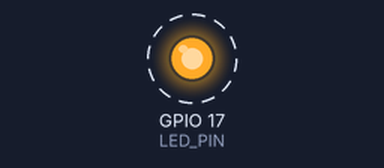
The program below on a simulated Raspberry Pi (BCM pin numbers). Shown: output pins drawn as LEDs (lit = HIGH). Dashed ring = blinking. What the program prints to the terminal is not drawn.

Above: at 0.5 s.
Timing chart, 0 to 4.6 s (numbered marks = the images above):
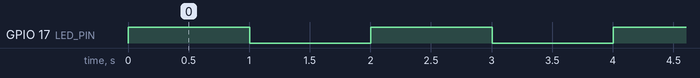

Measured:
- by itself, GPIO 17 (LED_PIN): alternates HIGH for 1.0 s and LOW for 1.0 s

The program:

gpio_led_blink_rpigpio.py
```python
#!/usr/bin/env python3
"""
LED点滅プログラム（RPi.GPIO版）
Raspberry Pi上で動作します

接続方法:
  GPIO17 ---[330Ω抵抗]--- LED(+) --- LED(-) --- GND

使用方法:
  python3 gpio_led_blink_rpigpio.py

注意:
  RPi.GPIOは古い方法ですが、最も互換性が高いです。
  Bullseye以降では gpiozero または lgpio の使用を推奨します。
"""

import RPi.GPIO as GPIO
import time
import sys

# 使用するGPIOピン番号
LED_PIN = 17

# 点滅間隔（秒）
BLINK_INTERVAL = 1.0

def main():
    """メイン処理"""
    print("=" * 60)
    print("LED点滅プログラム（RPi.GPIO版）")
    print("=" * 60)
    print(f"GPIO{LED_PIN}を使用します")
    print(f"点滅間隔: {BLINK_INTERVAL}秒")
    print("Ctrl+C で終了します\n")

    try:
        # GPIO番号の指定方法を設定（BCM番号で指定）
        GPIO.setmode(GPIO.BCM)

        # 警告を非表示（既に使用中の警告を抑制）
        GPIO.setwarnings(False)

        # GPIOピンを出力に設定
        GPIO.setup(LED_PIN, GPIO.OUT)

        print("LEDが点滅を始めます...\n")

        # 無限ループで点滅
        count = 0
        while True:
            count += 1

            # LED ON
            GPIO.output(LED_PIN, GPIO.HIGH)
            print(f"[{count:4d}] LED ON  (GPIO{LED_PIN} = HIGH)")
            time.sleep(BLINK_INTERVAL)

            # LED OFF
            GPIO.output(LED_PIN, GPIO.LOW)
            print(f"[{count:4d}] LED OFF (GPIO{LED_PIN} = LOW)")
            time.sleep(BLINK_INTERVAL)

    except KeyboardInterrupt:
        print("\n\nプログラムを終了します")

    except Exception as e:
        print(f"\nエラーが発生しました: {e}")
        print("\n【トラブルシューティング】")
        print("1. RPi.GPIOがインストールされているか確認:")
        print("   sudo apt install python3-rpi.gpio")
        print("2. GPIOピンの接続を確認")
        print("3. Raspberry Pi上で実行しているか確認")

    finally:
        # GPIOクリーンアップ
        GPIO.cleanup()
        print("GPIO cleanup完了")


if __name__ == '__main__':
    main()
```
